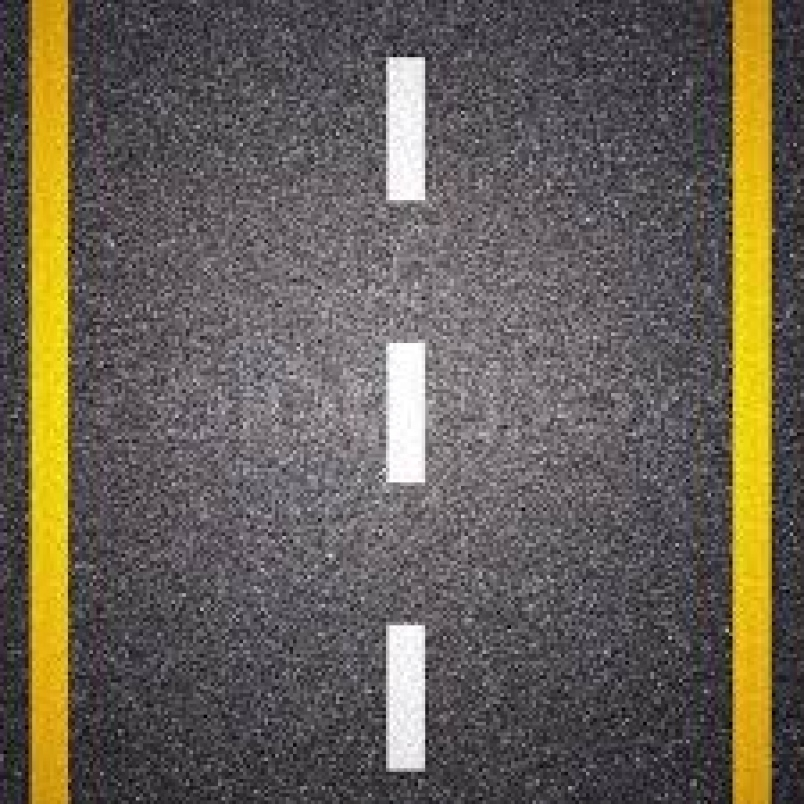
#> input picture utils/road.jpg, 804 x 804 px
$ jupyter execute 'HOUGH TRANSFORM.ipynb'
#> lines starting #> are read from the running program, lines starting #| are printed output that depends on the picture
#> further down, img is the input picture: shape (804, 804, 3); mean B, G, R 84.9, 96.4, 103.7
[cell 1]
import cv2
import numpy as np
def hough_transform(img):
    gray = cv2.cvtColor(img, cv2.COLOR_BGR2GRAY)
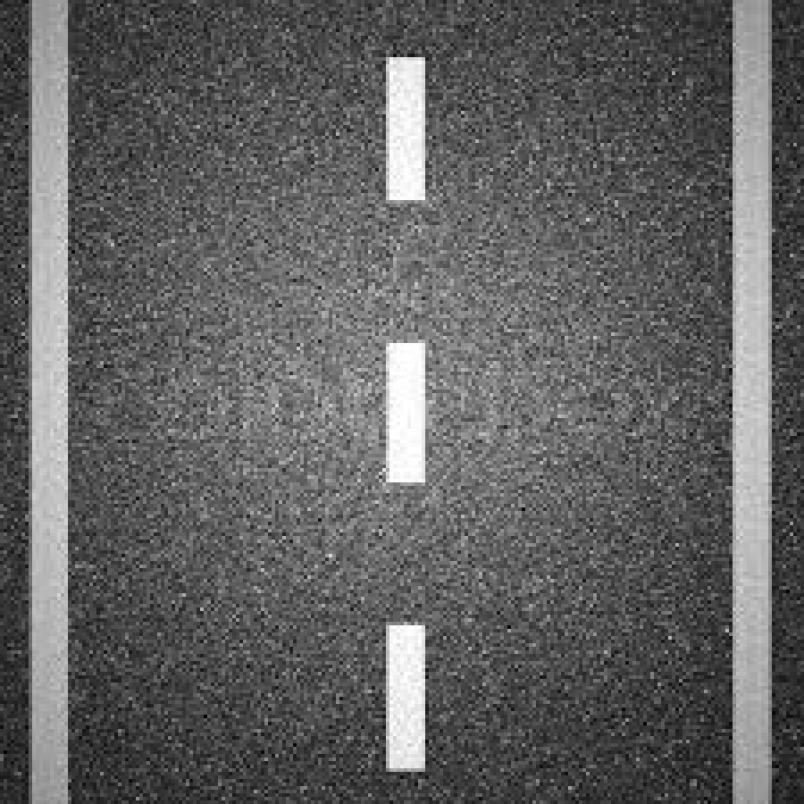
#> gray: shape (804, 804); min 1, max 255, mean 97.3
    edges = cv2.Canny(gray, 75, 150)
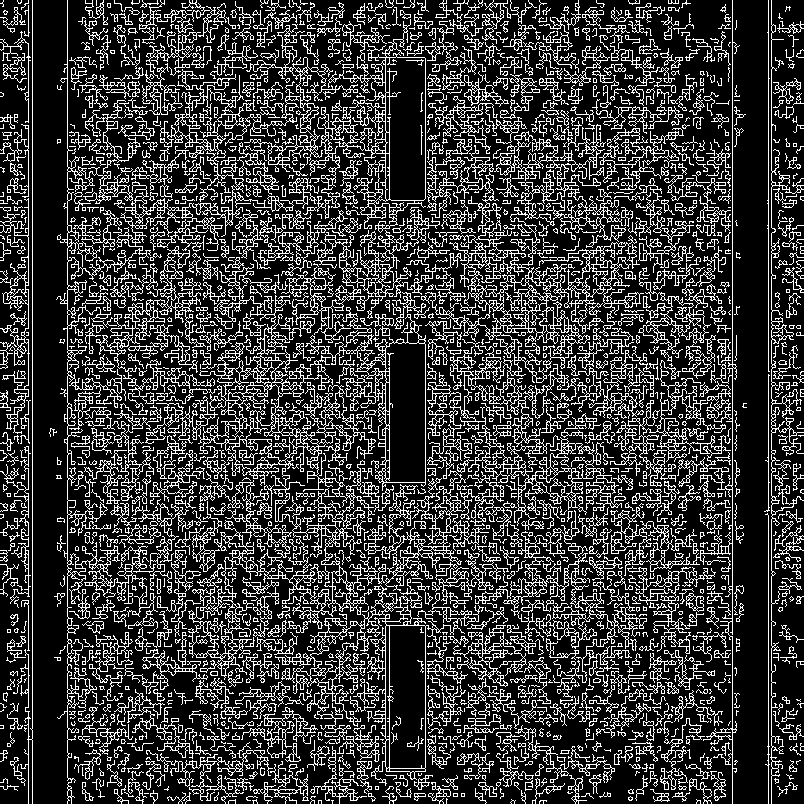
#> edges: shape (804, 804); 22.5% white in thin lines or dots

    lines = cv2.HoughLinesP(edges, 1, np.pi/180, 30, maxLineGap=250)
#> lines = 739 rows, first 6: [771, 803, 771, 0], [32, 803, 32, 0], [28, 803, 28, 0], [732, 803, 732, 0], [67, 803, 67, 0], [389, 803, 389, 0]

    for line in lines:
        x1, y1, x2, y2 = line[0]
        cv2.line(img, (x1, y1), (x2, y2), (0, 255, 0), 3)
#> this loop made 739 passes
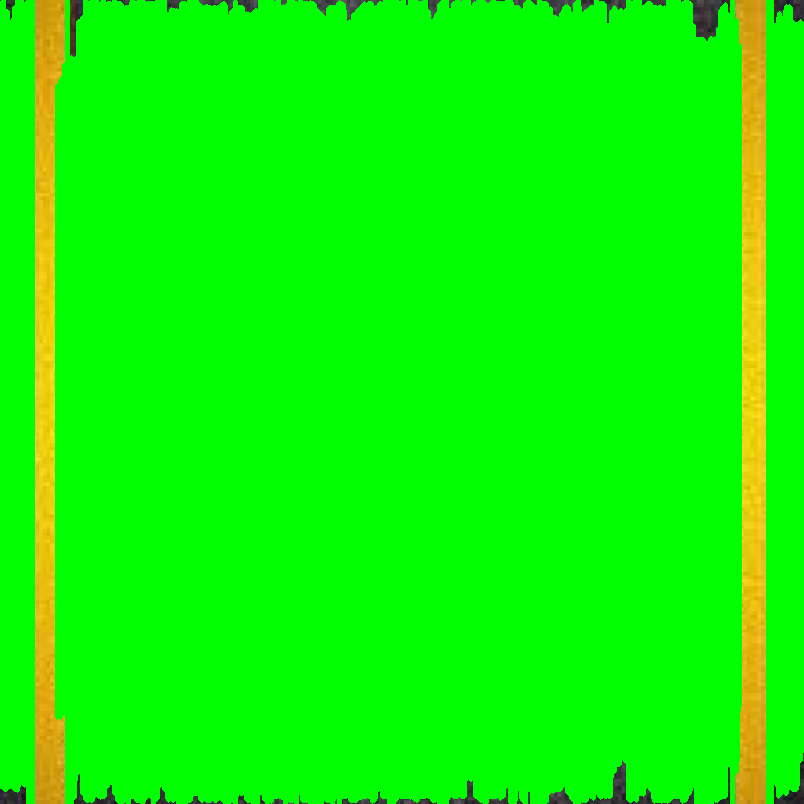
#> img: shape (804, 804, 3); mean B, G, R 1.9, 248.6, 13.8

    cv2.imshow("Edges", edges)
    cv2.imshow("Image", img)
    cv2.imwrite("1.3_lines_with_gap.jpg", img)
    cv2.waitKey(0)
img = cv2.imread("road.jpg")

cv2.destroyAllWindows()

hough_transform(img)

[cell 2]
#alternate method
import cv2
import numpy as np

img = cv2.imread('road.jpg')
gray = cv2.cvtColor(img,cv2.COLOR_BGR2GRAY)
edges = cv2.Canny(gray,50,150,apertureSize = 3)
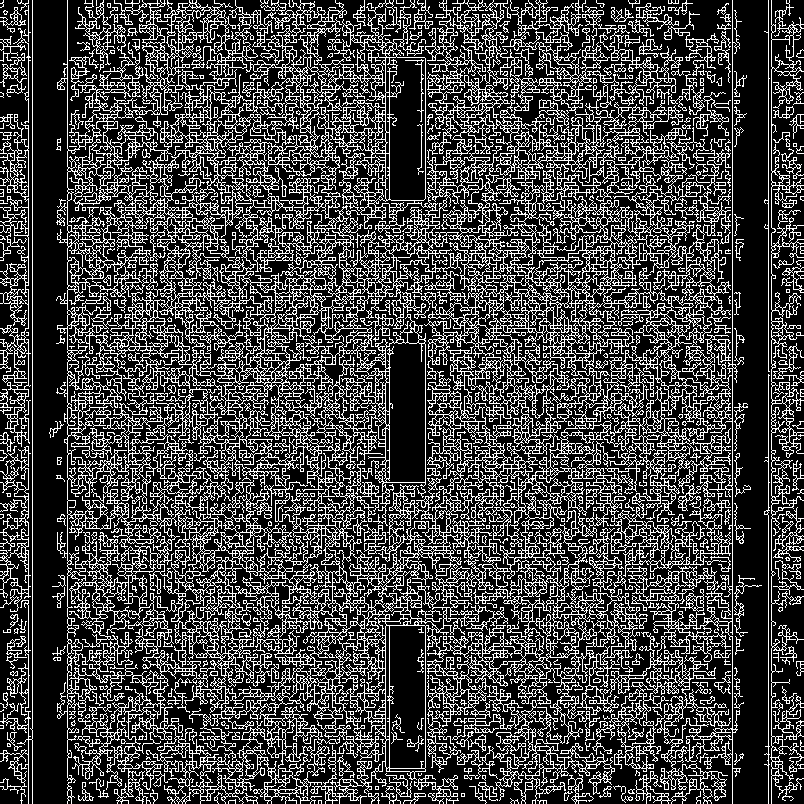
#> edges: shape (804, 804); 26.6% white in thin lines or dots
lines = cv2.HoughLinesP(edges,1,np.pi/180,100,minLineLength=100,maxLineGap=10)
#> lines = 700 rows, first 6: [771, 803, 771, 0], [732, 803, 732, 0], [32, 803, 32, 0], [768, 803, 768, 0], [67, 803, 67, 0], [28, 803, 28, 0]
for line in lines:
    x1,y1,x2,y2 = line[0]
    cv2.line(img,(x1,y1),(x2,y2),(0,255,0),2)
#> this loop made 700 passes
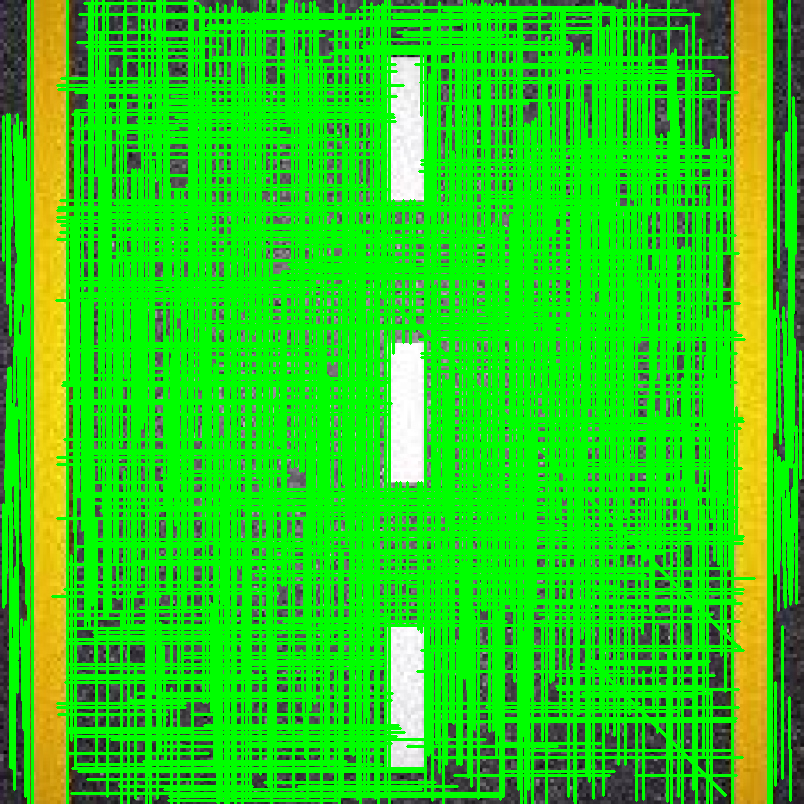
#> img: shape (804, 804, 3); mean B, G, R 25.1, 206.8, 41
# cv2.imshow("image",img)
cv2.imwrite('houghlines.jpg',img)
#> Out = True
